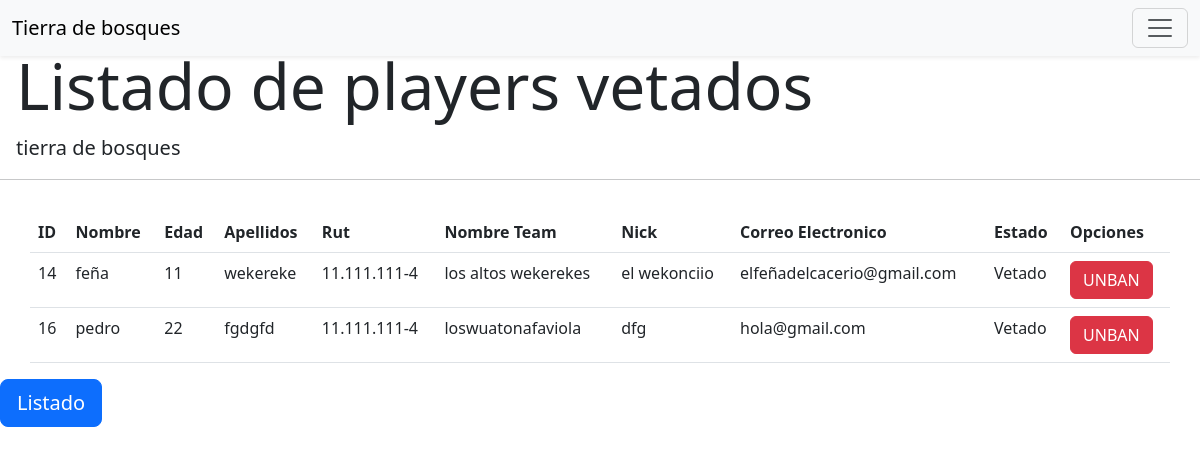
/vetado/, run on an earlier commit of the app's database.
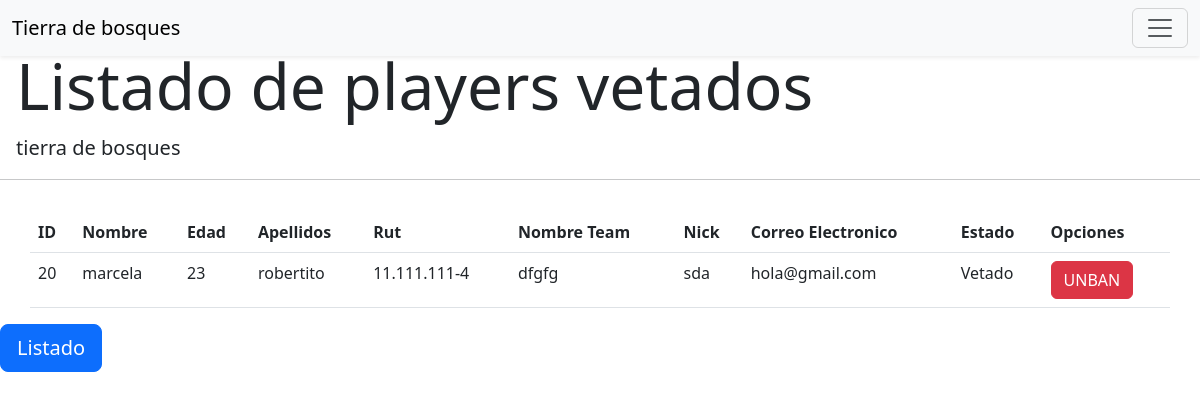
And on a later commit of the database.
### airsoftcqb/models.py (models this page shows)
class Player(models.Model):
    idPlayer = models.AutoField(primary_key=True)
    nombre = models.CharField(max_length=50)
    edad = models.CharField(max_length=10)
    apellidos = models.CharField(max_length=15)
    rut = models.CharField(max_length=15)
    nombreTeam = models.CharField(max_length=50, verbose_name = 'Nombre Team')
    nick = models.CharField(max_length=50)
    correo = models.CharField(max_length=50)
    idRolPlayer = models.ForeignKey(RolPlayer, null = True, blank = True, verbose_name = 'rolPlayer', on_delete = models.CASCADE)
    idEquipo = models.ForeignKey(Equipo, null = True, blank = True, verbose_name = 'equipo', on_delete = models.CASCADE)
    idEstado = models.ForeignKey(Estado, null = True, blank = True, verbose_name = 'estado', on_delete = models.CASCADE)

class Estado(models.Model):
    idEstado = models.AutoField(primary_key=True)
    nombreEstado = models.CharField(max_length=50)
    def estadosJugador(self):
        return "{}".format(self.nombreEstado)
    def __str__(self):
        return self.estadosJugador()

### airsoftcqb/views.py (the view)
# urls.py: path('vetado/',vetado,name='vetado'),
def vetado(request):
    vetadi = Player.objects.filter(idEstado = 2)
    data = {'vetadi': vetadi}
    return render(request, 'templatesairsoftcqb/vetado.html', data )

### templates/templatesairsoftcqb/vetado.html (shortened to what this page needs)
<!DOCTYPE html>
{% load static %}
<html lang="en">
<head>
  <link href="https://cdn.jsdelivr.net/npm/bootstrap@5.3.0-alpha3/dist/css/bootstrap.min.css" rel="stylesheet">
</head>
<body>
  <nav class="navbar bg-body-tertiary fixed-top shadow-sm">
    <div class="container-fluid">
      <a class="navbar-brand" href="{% url 'home' %}">Tierra de bosques</a>
      <button class="navbar-toggler" type="button" data-bs-toggle="offcanvas" data-bs-target="#offcanvasNavbar" aria-controls="offcanvasNavbar" aria-label="Toggle navigation">
        <span class="navbar-toggler-icon"></span>
      </button>
    </div>
  </nav>
  <br>
  <br>
    <div class="jumbotron">
        <h1 class="display-3 px-3">Listado de players vetados</h1>
        <p class="lead px-3"> tierra de bosques</p>
        <hr class="my-2">
        <br>
        <table class="container table">
          <thead>
            <tr>
              <th scope="col">ID</th>
              <th scope="col">Nombre</th>
              <th scope="col">Edad</th>
              <th scope="col">Apellidos</th>
              <th scope="col">Rut</th>
              <th scope="col">Nombre Team</th>
              <th scope="col">Nick</th>
              <th scope="col">Correo Electronico</th>
              <th scope="col">Estado</th>
              <th scope="col">Opciones</th>
            </tr>
          </thead>
          <tbody>
            {% for i in vetadi %}
            <tr>
              <td>{{i.idPlayer}}</td>
              <td>{{i.nombre}}</td>
              <td>{{i.edad}}</td>
              <td>{{i.apellidos}}</td>
              <td>{{i.rut}}</td>
              <td>{{i.nombreTeam}}</td>
              <td>{{i.nick}}</td>
              <td>{{i.correo}}</td>
              <td>{{i.idEstado}}</td>
              <td>
                <a class="btn btn-danger" href="unban/{{i.idPlayer}}/{{ 2 }}">UNBAN</a>
            </td>
            </tr>
            {% endfor %}
          </tbody>
        </table>
          <a class="btn btn-primary btn-lg " href="{% url 'listado' %}" role="button">Listado</a>
    </div>
</body>
</html>

What changed in the data, as far as the page shows it:
removed Player: idPlayer "14", nombre "feña", edad "11", apellidos "wekereke", rut "11.111.111-4", nombreTeam "los altos wekerekes", nick "el wekonciio", correo "elfeñadelcacerio@gmail.com", idEstado "Vetado"
removed Player: idPlayer "16", nombre "pedro", edad "22", apellidos "fgdgfd", rut "11.111.111-4", nombreTeam "loswuatonafaviola", nick "dfg", correo "hola@gmail.com", idEstado "Vetado"
added Player: idPlayer "20", nombre "marcela", edad "23", apellidos "robertito", rut "11.111.111-4", nombreTeam "dfgfg", nick "sda", correo "hola@gmail.com", idEstado "Vetado"
